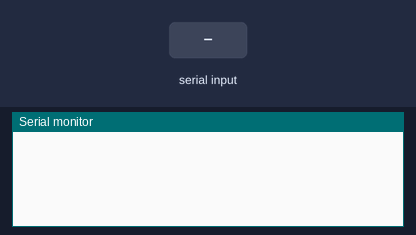
Simulated run of this sketch. Board: Arduino Uno, built with avr-gcc and run on an emulated ATmega328P. On the bench: the last lines printed to the serial monitor. Inputs (shaded band) come from the test bench.

Above: at 1.2 s.
1.3 s: "90,45\n" received over Serial
At 3.5 s:
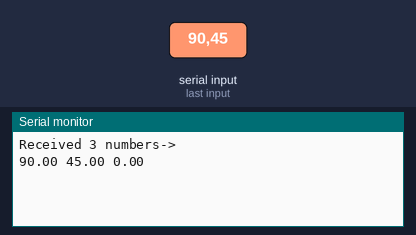
3.8 s: "5\n" received over Serial
At 5.5 s:
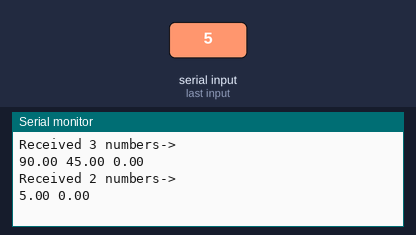

The sketch:

serial_com_test.ino
```cpp
#define BUFFER_SIZE 160
// create a buffer array
// int data_buffer[BUFFER_SIZE];
float data_buffer[BUFFER_SIZE];
// set the flag to false
bool data_rec_flag = false;


void setup() {
  // put your setup code here, to run once:
  // pinMode(LED_BUILTIN, OUTPUT);

  // set baud rate
  Serial.begin(9600);
}

void loop()
{
  //delay(7000);

  // int received_byte = 0;
  float received_byte = 0;
  int i = 0;

  // set flag to false
  data_rec_flag = false;

  // if serial is available and i less than BUFFER_SIZE
  while (Serial.available() && i < BUFFER_SIZE) {
    data_rec_flag = true;

    // read byte from serial buffer
    //  received_byte = Serial.read();
    // parse float from buffer
    received_byte = Serial.parseFloat();

    // store the byte to data_biffer array
    data_buffer[i] = received_byte;
    i++;
  }
  // print buffer;
  // if flag equls true
  if (data_rec_flag == true) {
    Serial.println("Received " + String(i) + " numbers->");
    // Serial.print("Received numbers are:\n");
    // print the batch
    for (int j=0; j<i; j++) {
      // print each element in the buffer
      Serial.print( data_buffer[j]);
      //Serial.print(atoi(data_buffer[i]));
      Serial.print(" ");
    }

    Serial.print("\n");
    delay(100);
  }


} // end of loop


// led example
  // char RxedByte = 0;
  // char data[5];
  // if (Serial.available())
  // {

  //   RxedByte = Serial.read();
  //   // RxedByte = Serial.readBytes(data, 5);
  //   Serial.println((int)RxedByte);
  //   switch(RxedByte)
  //   {
  //     case 'A':  digitalWrite(12,HIGH);
  //       Serial.println(RxedByte);
  //       digitalWrite(LED_BUILTIN, HIGH);  // turn the LED on (HIGH is the voltage level)
  //       delay(1000);
  //       digitalWrite(LED_BUILTIN, LOW);   // turn the LED off by making the voltage LOW
  //       delay(1000);
  //       digitalWrite(LED_BUILTIN, HIGH);
  //       delay(1000);
  //       digitalWrite(LED_BUILTIN, LOW);   // turn the LED off by making the voltage LOW
  //       delay(1000);
  //     case 'B': //your code
  //         break;
  //   default:
  //         break;
  //   }//end of switch()
  // }//endof if
```

Measured:
- after the input at 1.3 s, the serial monitor: prints a new line after 1.0 s (image 1)
- after the input at 3.8 s, the serial monitor: prints a new line after 1.0 s (image 2)
